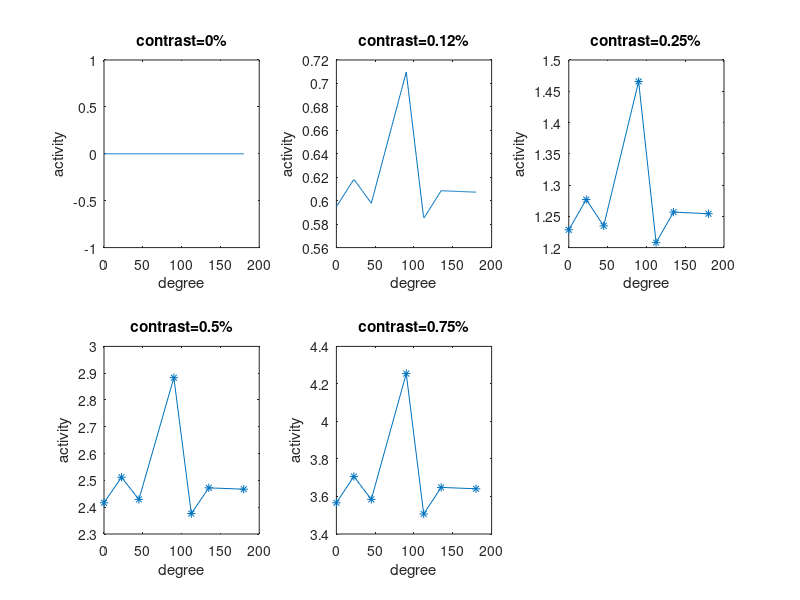
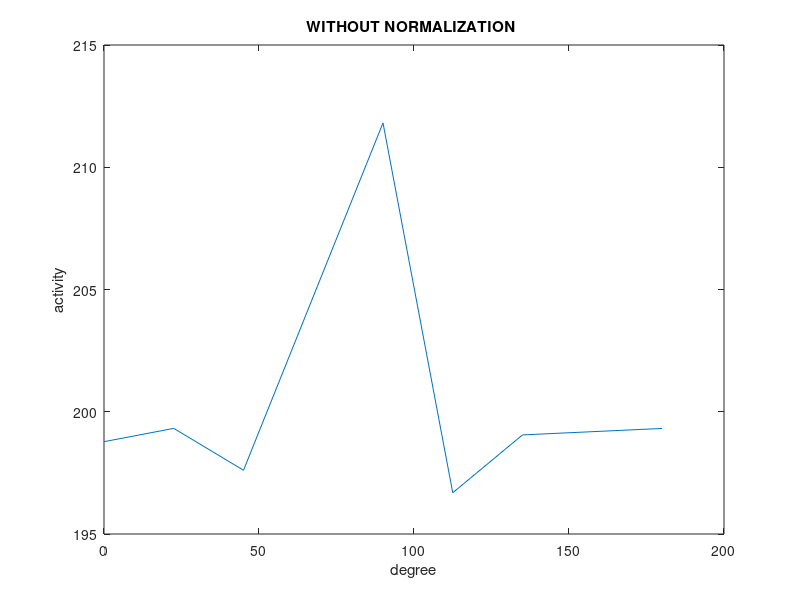

Here is the MATLAB script that generated these plots, in order:
%% midterm #1 Divisive Normalization   author: Colleen Chen
% (1) Implementation: 
% The input neuron activities are calcuated by fitting the gaussian tuning curve
% through the input stimulus with each of the neuron's preferred orientation. Then, for the input layer neurons,
% activities (fr) are multiplied by each of the two sets of synaptic weights: (1) excitatory, 
% (2) inhibitory. The input to output layer is of an excitatory connection,
% so the dot product of the positive weights and the firing rates from
% input neurons, fed through a sigmoid activation function, gives us the
% excitatory output activities. The inhibitory layer, where the divisive normalization occurs,
% actually sums up the dot product of the input neurons and inhibitory weights, and then another
% layer of inhibition with dot product of negative inhibitory weights are
% fed through a sigmoid activation function for inhibitory output
% activities. Sum up the inhibitory and exchitatory output activities. We
% have, for each neuron, a summary activity. We average across the
% orientation to get a population response from the neurons. The contrast %
% is used to examine the difference from the population firing rate and the 
% baseline background noise, indicated by an open parameter sigma. 


% (2) Experimental Design: Present stimulus of varying grating contrasts
% (from 0% to 75%) of 90 degree horizontal gradients. The individual neurons, at each
% contrast level, will fire more frequently when the preferred orientation
% is more visible (i.e. at higher contrast than at lower contrast).
% However, the firing rates of the neurons are normalized by an inhibitory
% layer of neuron which ensures that regardless of the input stimulus, the 
% population of neurons will fire and fire at a normalized or constrained
% rate that is insensitive to the change in input stimulus. 
%
% (3) Expected Results: We expect to see the effects of noralization using 
% this network architecture of having an
% inhibitory layer of neuron on the population reponses irrespective of the
% change in input visual stimulus. 
%
%

clear all
close all
clc

% Gaussian Tuning Curves: 
rmax= 52.14; % parameter from Dayan&Abbot 
sigma= 14.73; % parameter from Dayan&Abbot 
% Make Stimulus:
s = [-45:270]; % preferred orientation (degrees) 
c = [0;.12;.25;.50;.75]; 

% 7 Input Neurons: InpN 
% how do I create input neurons using cosine turning curves? 
PrefDir_Neuron = [0,22.5,45,90,112.5,135,180]; % input NEURON orientation angles in degrees

numInpN = length(PrefDir_Neuron);
numOutN = length(PrefDir_Neuron);

% allocate and initialize neurons
inpN = zeros(numInpN,length(s),length(c)); % input layer  
outN = zeros(numOutN,length(s),length(c)); % final output layer
outN1 = zeros(numOutN,length(s),length(c)); % output of first layer into inhibitory
outN2 = zeros(numOutN,length(s),length(c)); % output of inhibitory layer
inpINH = zeros(numInpN,length(s),length(c)); 
inpINH2 = zeros(numInpN,length(s),length(c));
inpOUT = zeros(numInpN,length(s),length(c));

% allocate and initialize 3 sets of weights: 
% 1. Excitatory weights from Input to Output neurons: 
    % the input to output weights are set to make horizaontal directions have
    % stronger weights projecting to the horizaontal output neuron and vice versa
    Vertical = [4]; 
%     w=ones(numInpN,1)*1.3;% initialized to .1
lower=0.5;
upper=1.5; 
w = lower + (upper-lower).*rand(numInpN,1); 
    w(Vertical) = 14; 
    wexc = repmat( w(:), [1,length(s),length(c)] );
    
% 2. InputNeurons to INHIBITORY neuron:
% winp = ones(numInpN,1)*-.05;
lower= -0.05;
upper= -0.1; 
winp = lower + (upper-lower).*rand(numInpN,1); 
wInpINH = repmat( winp(:),[1,length(s),length(c)] );

% 3. INHIBITORY neuron to OutputNeurons: 
% winh = ones(numInpN,1)*-1; % initialized to -1 
lower= -1;
upper= -1.1; 
winh = lower + (upper-lower).*rand(numInpN,1); 
wINHout = repmat( winh(:),[1,length(s),length(c)] ) ; 

% outN(1,:) = rand(1,length(s));    

for a=1:numInpN % neuron's PrefDir loop 
       for si=1:length(s) % loop through 361 degrees for inpN activity 
           for ci=1:length(c) % loop through the different contrast levels 
% calcuates the input derived from the stimulus 
% inpN(a,si,ci) = rmax * c(ci) * exp( (-1/2)* ( ( s(si)-PrefDir_Neuron(a) ) ./ sigma ).^2 );
inpN(a,si,ci) = rmax * exp( (-1/2)* ( ( s(si)-PrefDir_Neuron(a) ) ./ sigma ).^2 );
% excitatory input - output connection
inpOUT(a,si,ci) = wexc(a,si,ci) .* inpN(a,si,ci); 
% output activity from excitatory connection 
outN1(a,si,ci) = 1/(1+exp(( -1 .* inpOUT(a,si,ci))  ));
% inhibitory layer: 
inpINH(a,si,ci) = dot(wInpINH(a,si,ci), inpN(a,si,ci));
% inhibitory neuron output
outN2(a,si,ci) = 1/(1+exp(( -1 .* inpINH(a,si,ci))  ));
inpINH2(a,si,ci) = dot(wINHout(a,si,ci), outN2(a,si,ci));
% output from the inhibitory neuron 
outN22(a,si,ci) = 1/(1+exp(( -1 .* inpINH2(a,si,ci) )));
% take difference of excitatory and inhibitory outputs
outN(a,si,ci) = outN1(a,si,ci) - outN22(a,si,ci) ; 
% Normalize the output activities of the network by contrast % 
outN(a,si,ci) = outN(a,si,ci) .* ( c(ci) / (sigma + c(ci)) ); 
                
           end         
        end %   
end % end PrefDir loop  
    % mean firing rate of the population responses 
    % interp1
    
      
    mean_fr = sum(outN,2); 
    fr1=interp1(PrefDir_Neuron,mean_fr(:,1,1),[0:180]);
    figure;
    subplot(2,3,1);
    plot([0:180],fr1)
    title (['contrast=', num2str(c(1)),'%'])
    xlabel('degree')
    ylabel('activity')
%     ylim([0 2])
%     xlim([-90 270])
   
    subplot(2,3,2);
    fr2=interp1(PrefDir_Neuron,mean_fr(:,1,2),[0:180]); 
    plot([0:180],fr2)
        title (['contrast=', num2str(c(2)),'%'])
   
    xlabel('degree')
    ylabel('activity')
%     ylim([0 2])
%      xlim([-90 270])
     subplot(2,3,3);
    plot(PrefDir_Neuron,mean_fr(:,1,3),'*-')
        title (['contrast=', num2str(c(3)),'%'])
    xlabel('degree')
    ylabel('activity')
%     ylim([0 2])
%      xlim([-90 270])
     subplot(2,3,4);
    plot(PrefDir_Neuron,mean_fr(:,1,4),'*-')
        title (['contrast=', num2str(c(4)),'%'])
   
    xlabel('degree')
    ylabel('activity')
%     ylim([0 4]) 
%     xlim([-90 270])
     subplot(2,3,5);
    plot(PrefDir_Neuron,mean_fr(:,1,5),'*-')
        title (['contrast=', num2str(c(5)),'%']) 
    xlabel('degree')
    ylabel('activity')
% ylim([0 6])
%  xlim([-90 270])

no_norm = sum(outN1,2);
figure;
plot(PrefDir_Neuron,no_norm(:,1,1) )
    title (['WITHOUT NORMALIZATION '])
    xlabel('degree')
    ylabel('activity')
